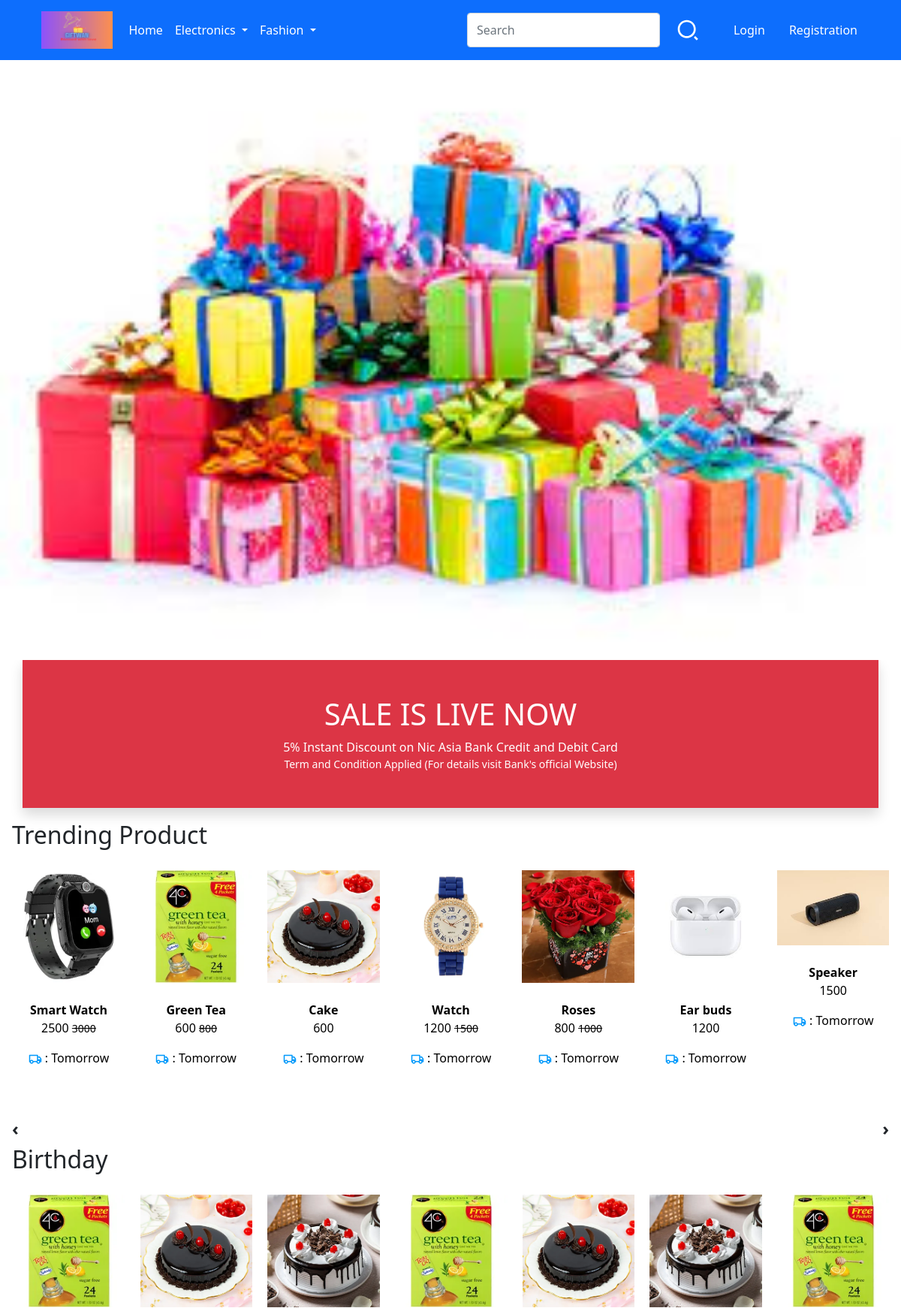
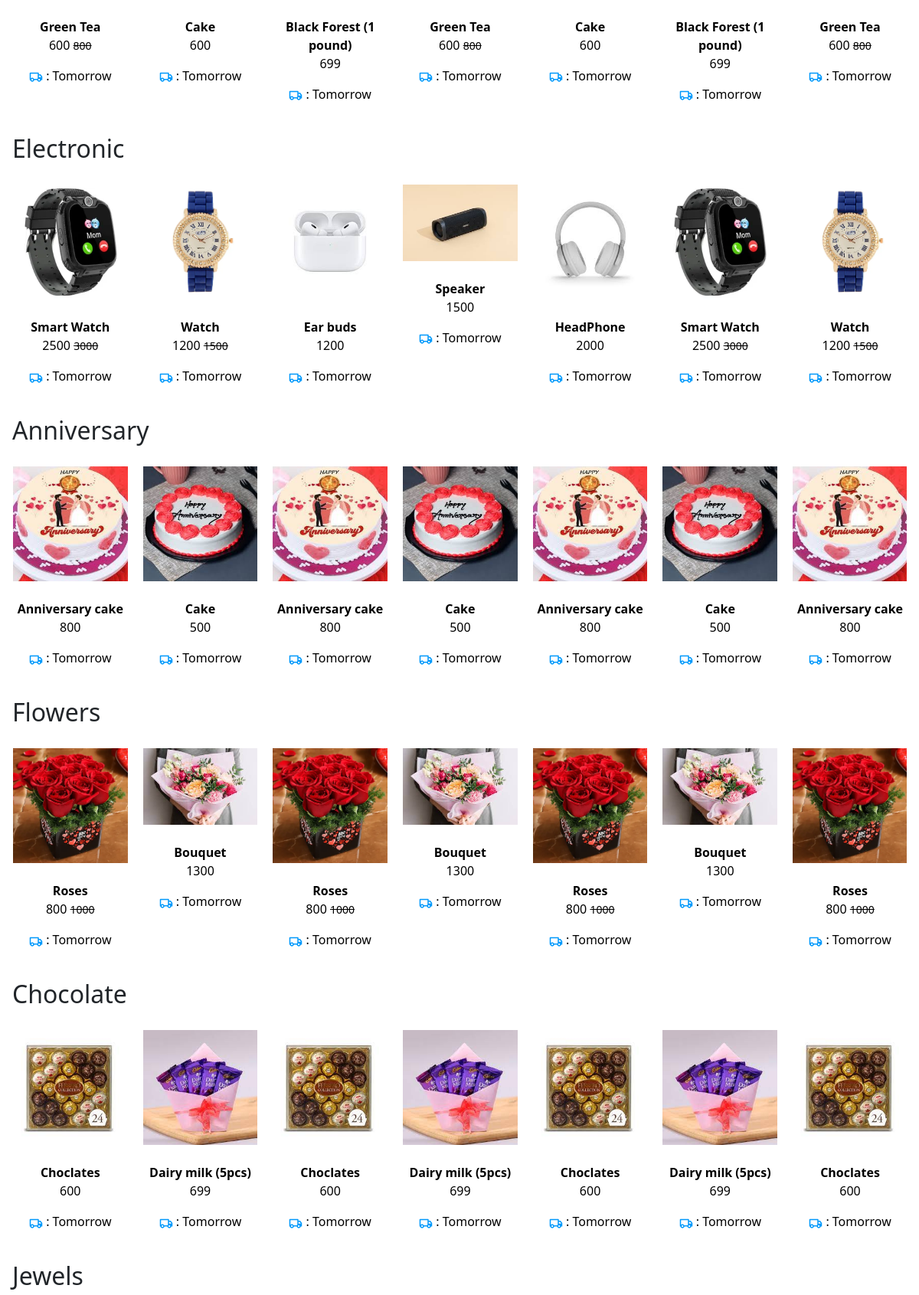
The page / (upper part) on the database its author committed (2 pictures, top to bottom).
### app/models.py (models this page shows, shortened)
class item(models.Model):
    name = models.CharField(max_length=56,default = None)
    description = models.CharField(max_length=500,default = " Good quality product")
    image = models.ImageField(upload_to=upload_path)
    price = models.IntegerField()
    offer_price = models.IntegerField(default=0)
    category = models.CharField(choices=categories,max_length=20)
    id = models.AutoField(primary_key=True)

### app/views.py (the view)
# urls.py: path('', views.home,name='home'),
def home(request):
    products = item.objects.all()
    return render(request, 'app/home.html', {"products": products, "categories": categories})

### app/context_processors.py (called while the page is built)
def common_data(request):
    if request.user.is_authenticated:
        cart_list = wishlist.objects.filter(user=request.user)
        nocart = len(cart_list)
    else:
        nocart = 0
    return{'nocart':nocart}

def delivery_time(request):
    utc_time = datetime.today()
    nepal_time = utc_time + timedelta(seconds=5*60*60+45*60)
    if int(nepal_time.strftime('%H')) < 16:
        delivery_time = 'Today'
    else:
        delivery_time = 'Tomorrow'
    return {'delivery_time':delivery_time}

### app/templates/app/home.html (shortened to what this page needs)
{% extends 'app/base.html' %}
{% load static %}
{% block banner_slider %}
 <div id="carouselExampleControls" class="carousel slide" data-bs-ride="carousel">
  <div class="carousel-inner">
    <div class="carousel-item active">
      <img src="{% static 'app/images/banner/b1.jpg' %}" class="d-block w-100" alt="...">
    </div>
  </div>
  <a class="carousel-control-prev" href="#carouselExampleControls" role="button" data-bs-slide="prev">
    <span class="carousel-control-prev-icon" aria-hidden="true"></span>
  </a>
  <a class="carousel-control-next" href="#carouselExampleControls" role="button" data-bs-slide="next">
    <span class="carousel-control-next-icon" aria-hidden="true"></span>
  </a>
</div>
{% endblock banner_slider %}
{% block livesale %}
<div class="container">
  <div class="row bg-danger text-center p-5 text-white border-bottom shadow">
    <h1>SALE IS LIVE NOW</h1>
    <span>5% Instant Discount on Nic Asia Bank Credit and Debit Card</span>
    <small class="fw-lighter">Term and Condition Applied (For details visit Bank's official Website)</small>
  </div>
</div>
{% endblock livesale %}
{% block main-content %}
<div class="m-3">
 <h2>Trending Product</h2>
 <div class="owl-carousel" id="slider1">
  {% for product in products %}
<a href="product-detail/{{product.id}}" class = "text-decoration-none">
  <div class="item"><img src="/media/{{ product.image }}" alt="" ><br><span class="fw-bold">{{product.name}}</span><br><p>{{product.price}} {% if product.offer_price > 0 %}<small class="fw-light text-decoration-line-through">{{product.offer_price}}</small>{% endif %}</p> <p>
    : {{delivery_time}}</p> <br></div></a>
  {% endfor %}
 </div>
</div>
<link rel="stylesheet" href="{% static 'app/css/home.css'%}">
<div class="mx-3">
  {% for category in categories %}
 <h2>{{ category.0}}</h2>
 <div class="owl-carousel" id="slider2">
{% for product in products %}
{% if product.category == category.0 %}
<a href="product-detail/{{product.id}}" class = "text-decoration-none">
  <div class="item"><img src="/media/{{ product.image }}" alt="" ><br><span class="fw-bold">{{product.name}}</span><br><p>{{product.price}} {% if product.offer_price > 0 %}<small class="fw-light text-decoration-line-through">{{product.offer_price}}</small>{% endif %}</p>
    : {{delivery_time}}</p> <br></div></a>
{% endif %}
 {% endfor %}
 </div>
 {% endfor %}
</div>
{% endblock main-content %}

### app/static/app/css/style.css (style rules this page uses)
.owl-carousel .item { font-size: 16px; text-align: center; margin-top: 20px;; }

### app/static/app/css/home.css (style rules this page uses)
.owl-carousel a { color : black; }

### app/templates/app/base.html (style rules this page uses)
html { position: relative; min-height: 100%; }
body { margin-bottom: 100px; }

### rows shown on the page
item: image (picture), name "Smart Watch", price "2500", offer_price "3000", delivery_time "Tomorrow"
item: image (picture), name "Green Tea", price "600", offer_price "800", delivery_time "Tomorrow"
item: image (picture), name "Cake", price "600", delivery_time "Tomorrow"
item: image (picture), name "Watch", price "1200", offer_price "1500", delivery_time "Tomorrow"
item: image (picture), name "Roses", price "800", offer_price "1000", delivery_time "Tomorrow"
item: image (picture), name "Ear buds", price "1200", delivery_time "Tomorrow"
item: image (picture), name "Speaker", price "1500", delivery_time "Tomorrow"
item: image (picture), name "Black Forest (1 pound)", price "699", delivery_time "Tomorrow"
item: image (picture), name "HeadPhone", price "2000", delivery_time "Tomorrow"
item: image (picture), name "Anniversary cake", price "800", delivery_time "Tomorrow"
item: image (picture), name "Cake", price "500", delivery_time "Tomorrow"
item: image (picture), name "Bouquet", price "1300", delivery_time "Tomorrow"
item: image (picture), name "Choclates", price "600", delivery_time "Tomorrow"
item: image (picture), name "Dairy milk (5pcs)", price "699", delivery_time "Tomorrow"

### other values the page prints
{{ category.0 }} "Birthday" "Electronic" "Anniversary" "Flowers" "Chocolate" "Jewels"
